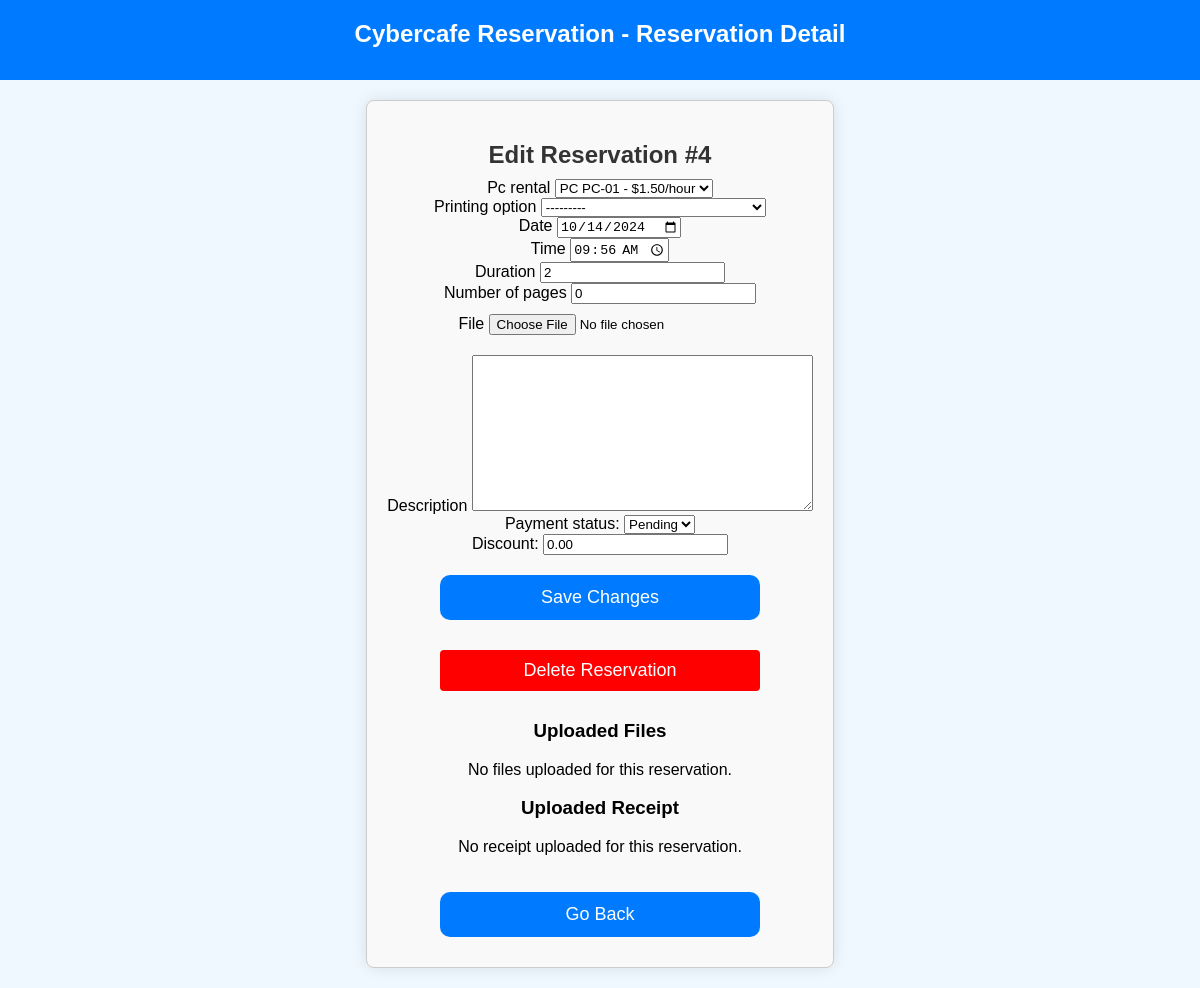
Page /reservation/4/ (signed in) on the committed database.
### reservations/models.py (models this page shows, shortened)
class Reservation(models.Model):
    reservation_id = models.AutoField(primary_key=True)
    customer = models.ForeignKey('UserAccount', on_delete=models.CASCADE, null=True, blank=True)
    pc_rental = models.ForeignKey('PCRental', on_delete=models.SET_NULL, null=True, blank=True)
    printing_option = models.ForeignKey('PrintingOption', on_delete=models.SET_NULL, null=True, blank=True)
    receipt = models.FileField(upload_to='receipts/', null=True, blank=True)
    date = models.DateField()
    time = models.TimeField()
    duration = models.PositiveIntegerField(null=True, blank=True, default=0, help_text="Duration in hours for PC rental")
    number_of_pages = models.PositiveIntegerField(null=True, blank=True, default=0, help_text="Number of pages for printing")
    file = models.FileField(upload_to='reservations/', null=True, blank=True)
    description = models.TextField(null=True, blank=True, help_text="Any additional needs or requests from the customer")
    payment_status = models.CharField(max_length=10, choices=[('pending', 'Pending'), ('paid', 'Paid'), ('invalid', 'Invalid')], default='pending')
    total_price = models.DecimalField(max_digits=8, decimal_places=2, default=0.00)
    discount = models.DecimalField(max_digits=5, decimal_places=2, default=0.00)

### reservations/views.py (the view)
# urls.py: path('reservation/<int:reservation_id>/', views.reservation_detail, name='reservation_detail'),
def reservation_detail(request, reservation_id):
    if not request.session.get('user_id'):
        messages.error(request, "You need to be logged in to view this page.")
        return redirect('login')
    if request.session.get('status') != 'customer':
        reservation = get_object_or_404(Reservation, reservation_id=reservation_id)
    else:
        reservation = get_object_or_404(Reservation, reservation_id=reservation_id, customer_id=request.session.get('user_id'))
    if request.method == 'POST':
        form = ReservationForm(request.POST, instance=reservation)
        if form.is_valid():
            form.save()  # Save the updated reservation
            messages.success(request, "Reservation updated successfully.")
            return redirect('reservation_detail', reservation_id=reservation_id)
        else:
            messages.error(request, "There was an error updating your reservation. Please check the form.")
    else:
        form = ReservationForm(instance=reservation)
    return render(request, 'reservation_detail.html', {'form': form, 'reservation': reservation})

### reservations/forms.py (shortened to what this page needs)
class ReservationForm(forms.ModelForm):
    class Meta:
        model = Reservation
        fields = ['pc_rental', 'printing_option', 'date', 'time', 'duration', 'number_of_pages', 'file', 'payment_status', 'discount', 'description']
        widgets = {
            'date': forms.DateInput(attrs={'type': 'date'}),
            'time': forms.TimeInput(attrs={'type': 'time'}),
        }

### reservations/models.py (called while the page is built)
    def __str__(self):
        return f"PC {self.pc_number} - ${self.hourly_rate}/hour"

    def __str__(self):
        return f"{self.print_type} Printing - ${self.price_per_page}/page"

### reservations/templates/reservation_detail.html (shortened to what this page needs)
<!DOCTYPE html>
<html lang="en">
<head>
    {% load static %}
    <link rel="stylesheet" href="{% static 'styles.css' %}">
</head>
<body>
    <div class="navbar">
        Cybercafe Reservation - Reservation Detail
    </div>
    <div id="detailContainer">
        <h2>Edit Reservation #{{ reservation.reservation_id }}</h2>
        <form method="POST">
            {% for field in form %}
                {% if field.name not in "payment_status discount" %}
                    <div>
                        <label for="{{ field.id_for_label }}">{{ field.label }}</label>
                        {{ field }}
                    </div>
                {% endif %}
            {% endfor %}
            <div id="paymentStatusContainer" class="{% if request.session.status == 'customer' %}hidden-fields{% endif %}">
                <label for="id_payment_status">Payment status:</label>
                {{ form.payment_status }}
            </div>
            <div id="discountContainer" class="{% if request.session.status == 'customer' %}hidden-fields{% endif %}">
                <label for="id_discount">Discount:</label>
                {{ form.discount }}
            </div>
            {% if request.session.status != 'customer' %}
                <button type="submit">Save Changes</button>
            {% endif %}
        </form>
        {% if request.session.status != 'customer' %}
            <form method="POST" action="{% url 'delete_reservation' reservation.reservation_id %}" onsubmit="return confirm('Are you sure you want to delete this reservation?');">
                <button type="submit" class="delete-button">Delete Reservation</button>
            </form>
        {% endif %}
        <h3>Uploaded Files</h3>
        {% if reservation.file %}
            <ul>
                <li>
                    <a href="{% url 'download_file' reservation.reservation_id 'file' %}">Download Uploaded File</a>
                </li>
            </ul>
        {% else %}
            <p>No files uploaded for this reservation.</p>
        {% endif %}
        <h3>Uploaded Receipt</h3>
        {% if reservation.receipt %}
            <ul>
                <li>
                    <a href="{% url 'download_file' reservation.reservation_id 'receipt' %}">Download Receipt</a>
                </li>
            </ul>
        {% else %}
            <p>No receipt uploaded for this reservation.</p>
        {% endif %}
        <button onclick="window.history.back();">Go Back</button>
    </div>
</body>
</html>

### reservations/static/styles.css (style rules this page uses)
body { font-family: Arial, sans-serif; background-color: #f0f8ff; margin: 0; padding: 0; min-height: 100vh; display: flex; flex-direction: column; }
.navbar { background-color: #007BFF; color: white; text-align: center; font-size: 24px; padding: 20px; font-weight: bold; width: 100%; height: 80px; box-sizing: border-box; top: 0; left: 0; }
#detailContainer { max-width: 600px; margin: 20px auto; padding: 20px; border: 1px solid #ccc; border-radius: 8px; background-color: #f9f9f9; box-shadow: 0px 0px 15px rgba(0, 0, 0, 0.1); text-align: center; }
h2, h4 { text-align: center; margin-bottom: 10px; color: #333; }
.delete-button { background-color: red; color: white; border: none; padding: 10px; cursor: pointer; border-radius: 4px; }
button { width: 320px; padding: 12px; background-color: #007BFF; color: white; border: none; border-radius: 10px; font-size: 18px; cursor: pointer; transition: background-color 0.3s ease; margin: 10px 0; }
form { display: flex; flex-direction: column; align-items: center; width: 100%; }
input[type="file"] { margin-top: 10px; margin-bottom: 20px; }
button { margin-top: 20px; }

### rows in the picture
Reservation: reservation_id "4", form "PC PC-01 - $1.50/hour" "---------" "10/14/2024" "09:56:00" "2" "0", payment_status "Pending", discount "0.00"

### other values in the picture
{{ field.label }} "Pc rental" "Printing option" "Date" "Time" "Duration" "Number of pages" "File" "Description"
